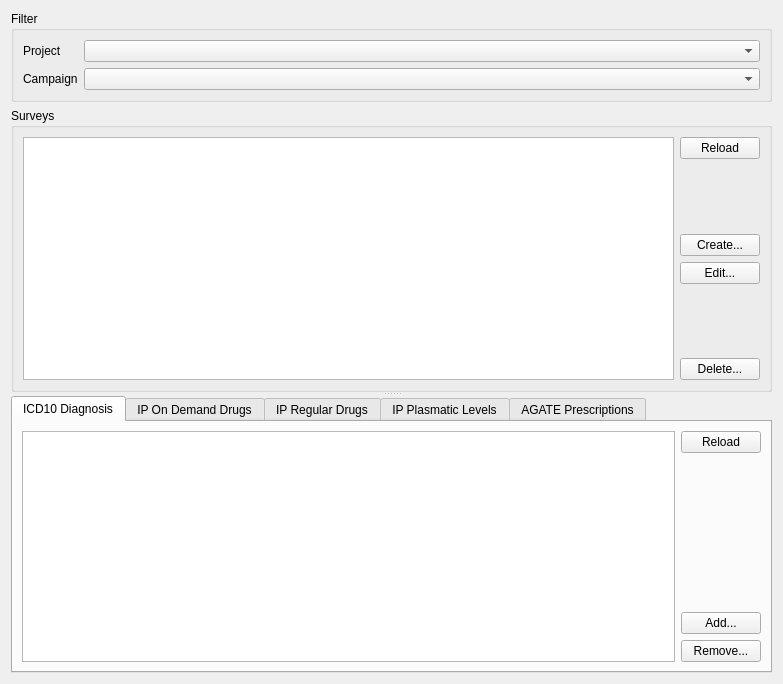
<?xml version="1.0" encoding="UTF-8"?>
<ui version="4.0">
 <class>SurveyForm</class>
 <widget class="QWidget" name="SurveyForm">
  <property name="geometry">
   <rect>
    <x>0</x>
    <y>0</y>
    <width>783</width>
    <height>684</height>
   </rect>
  </property>
  <property name="windowTitle">
   <string>Form</string>
  </property>
  <layout class="QHBoxLayout" name="horizontalLayout_7">
   <item>
    <widget class="QSplitter" name="splitter">
     <property name="orientation">
      <enum>Qt::Vertical</enum>
     </property>
     <widget class="QWidget" name="layoutWidget">
      <layout class="QVBoxLayout" name="verticalLayout_2">
       <item>
        <widget class="QGroupBox" name="groupBox">
         <property name="title">
          <string>Filter</string>
         </property>
         <layout class="QGridLayout" name="gridLayout">
          <item row="0" column="0">
           <widget class="QLabel" name="label">
            <property name="text">
             <string>Project</string>
            </property>
           </widget>
          </item>
          <item row="0" column="1">
           <widget class="QComboBox" name="projects">
            <property name="sizePolicy">
             <sizepolicy hsizetype="MinimumExpanding" vsizetype="Fixed">
              <horstretch>0</horstretch>
              <verstretch>0</verstretch>
             </sizepolicy>
            </property>
            <property name="sizeAdjustPolicy">
             <enum>QComboBox::AdjustToContents</enum>
            </property>
           </widget>
          </item>
          <item row="1" column="0">
           <widget class="QLabel" name="label_2">
            <property name="text">
             <string>Campaign</string>
            </property>
           </widget>
          </item>
          <item row="1" column="1">
           <widget class="QComboBox" name="campaigns"/>
          </item>
         </layout>
        </widget>
       </item>
       <item>
        <widget class="QGroupBox" name="groupBox_2">
         <property name="title">
          <string>Surveys</string>
         </property>
         <layout class="QHBoxLayout" name="horizontalLayout">
          <item>
           <widget class="QTableView" name="surveys">
            <property name="sizePolicy">
             <sizepolicy hsizetype="Expanding" vsizetype="MinimumExpanding">
              <horstretch>0</horstretch>
              <verstretch>0</verstretch>
             </sizepolicy>
            </property>
           </widget>
          </item>
          <item>
           <layout class="QVBoxLayout" name="verticalLayout">
            <item>
             <widget class="QPushButton" name="reloadSurveysW">
              <property name="text">
               <string>Reload</string>
              </property>
             </widget>
            </item>
            <item>
             <spacer name="verticalSpacer_2">
              <property name="orientation">
               <enum>Qt::Vertical</enum>
              </property>
              <property name="sizeHint" stdset="0">
               <size>
                <width>20</width>
                <height>40</height>
               </size>
              </property>
             </spacer>
            </item>
            <item>
             <widget class="QPushButton" name="createSurveyW">
              <property name="text">
               <string>Create...</string>
              </property>
             </widget>
            </item>
            <item>
             <widget class="QPushButton" name="editSurveyW">
              <property name="text">
               <string>Edit...</string>
              </property>
             </widget>
            </item>
            <item>
             <spacer name="verticalSpacer_3">
              <property name="orientation">
               <enum>Qt::Vertical</enum>
              </property>
              <property name="sizeHint" stdset="0">
               <size>
                <width>20</width>
                <height>40</height>
               </size>
              </property>
             </spacer>
            </item>
            <item>
             <widget class="QPushButton" name="deleteSurveyW">
              <property name="text">
               <string>Delete...</string>
              </property>
             </widget>
            </item>
           </layout>
          </item>
         </layout>
        </widget>
       </item>
      </layout>
     </widget>
     <widget class="QTabWidget" name="tab">
      <property name="sizePolicy">
       <sizepolicy hsizetype="Expanding" vsizetype="MinimumExpanding">
        <horstretch>0</horstretch>
        <verstretch>0</verstretch>
       </sizepolicy>
      </property>
      <property name="currentIndex">
       <number>0</number>
      </property>
      <widget class="QWidget" name="tabDiagnostics">
       <attribute name="title">
        <string>ICD10 Diagnosis</string>
       </attribute>
       <layout class="QHBoxLayout" name="horizontalLayout_2">
        <item>
         <widget class="QTableView" name="icd10View"/>
        </item>
        <item>
         <layout class="QVBoxLayout" name="verticalLayout_3">
          <item>
           <widget class="QPushButton" name="reloadIcd10DiagnosisW">
            <property name="text">
             <string>Reload</string>
            </property>
           </widget>
          </item>
          <item>
           <spacer name="verticalSpacer_4">
            <property name="orientation">
             <enum>Qt::Vertical</enum>
            </property>
            <property name="sizeHint" stdset="0">
             <size>
              <width>20</width>
              <height>40</height>
             </size>
            </property>
           </spacer>
          </item>
          <item>
           <widget class="QPushButton" name="addIcd10DiagnosisW">
            <property name="text">
             <string>Add...</string>
            </property>
           </widget>
          </item>
          <item>
           <widget class="QPushButton" name="removeIcd10DiagnosisW">
            <property name="text">
             <string>Remove...</string>
            </property>
           </widget>
          </item>
         </layout>
        </item>
       </layout>
      </widget>
      <widget class="QWidget" name="ipOptionalPrescriptions">
       <attribute name="title">
        <string>IP On Demand Drugs</string>
       </attribute>
       <layout class="QHBoxLayout" name="horizontalLayout_3">
        <item>
         <widget class="QTableView" name="ipOnDemandView"/>
        </item>
       </layout>
      </widget>
      <widget class="QWidget" name="ipRegularDrugs">
       <attribute name="title">
        <string>IP Regular Drugs</string>
       </attribute>
       <layout class="QHBoxLayout" name="horizontalLayout_4">
        <item>
         <widget class="QTableView" name="ipRegularView"/>
        </item>
       </layout>
      </widget>
      <widget class="QWidget" name="ipPlasmaticLevels">
       <attribute name="title">
        <string>IP Plasmatic Levels</string>
       </attribute>
       <layout class="QHBoxLayout" name="horizontalLayout_5">
        <item>
         <widget class="QTableView" name="ipPlasmaticLevelsView"/>
        </item>
       </layout>
      </widget>
      <widget class="QWidget" name="agatePrescriptions">
       <attribute name="title">
        <string>AGATE Prescriptions</string>
       </attribute>
       <layout class="QHBoxLayout" name="horizontalLayout_6">
        <item>
         <widget class="QTableView" name="agateView"/>
        </item>
       </layout>
      </widget>
     </widget>
    </widget>
   </item>
  </layout>
 </widget>
 <resources/>
 <connections/>
</ui>
